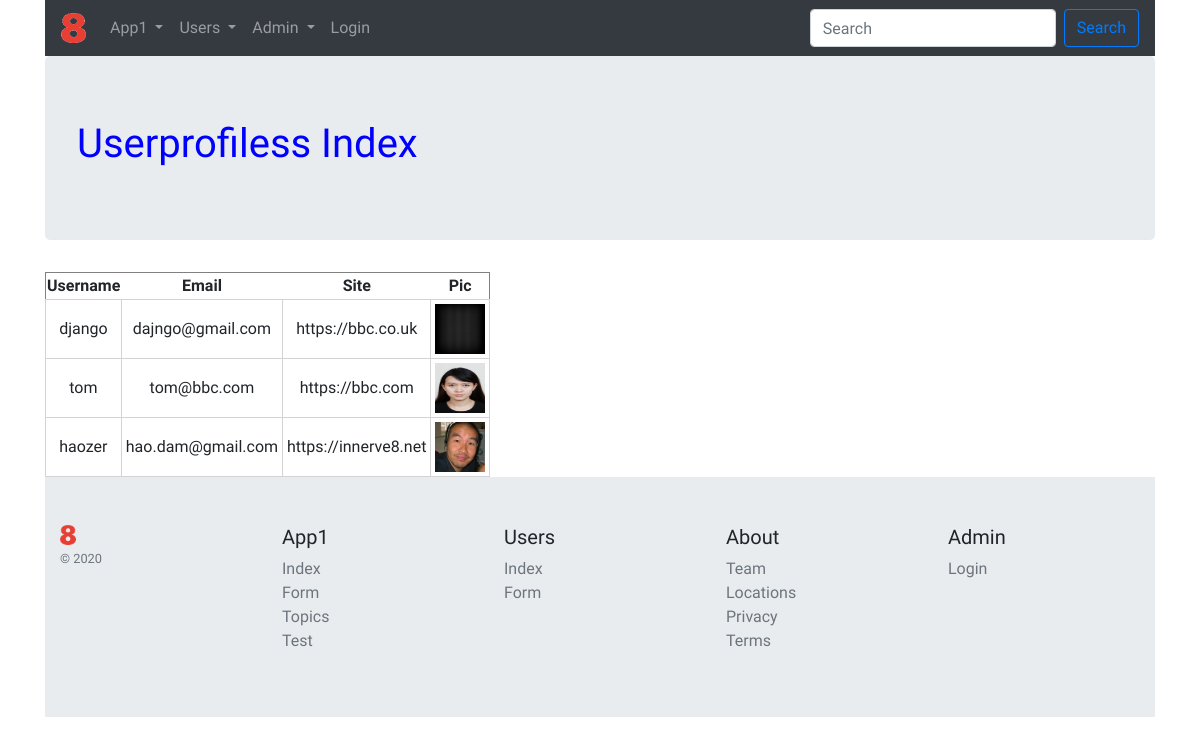
The app's page /userprofiles/ with its own data.
### userprofiles/models.py (models this page shows, shortened)
class UserProfiles(models.Model):
  user = models.OneToOneField(User, on_delete=models.CASCADE,)
  portfolio_site = models.URLField(blank=True)
  profile_pic = models.ImageField(upload_to='profile_pics', blank=True)

### userprofiles/views.py (the view)
# urls.py: path('', views.index, name='index'),
def index(request):
  user_list = UserProfiles.objects.order_by('portfolio_site')
  user_dict = {'user_records':user_list}
  return render(request, 'userprofiles/index.html', context=user_dict)

### templates/userprofiles/index.html (shortened to what this page needs)
<!DOCTYPE html>
{% extends 'base.html' %}
{% load static %}
{% block body_block %}
  <div class="jumbotron">
    <h1>Userprofiless Index</h1>
  </div>
  <div class="Table-Records">
    {% if user_records %}
      <table>
        <thead>
          <th>Username</th>
          <th>Email</th>
          <th>Site</th>
          <th>Pic</th>
        </thead>
        <tbody>
        {% for user in user_records %}
        <tr>
          <td>{{ user.user.username }}</td>
          <td>{{ user.user.email }}</td>
          <td>{{ user.portfolio_site }}</td>
          <td><img src="{% get_media_prefix %}{{ user.profile_pic }}" width="50" height="50"/></td>
        </tr>
        {% endfor %}
        </tbody>
      </table>
    {% else %}
      <p>No Data</p>
    {% endif %}
  </div>
{% endblock %}

### static/css/main.css (style rules this page uses)
html, body { font-family: 'Ubuntu', sans-serif !important; }
h1 { color: blue; }
table { border: 1px solid grey; }
th { font-weight: bold; }
td { padding: 4px; border: 1px solid lightgray; }
.Table-Records { text-align: center; margin: 0 auto; }

### records on screen
UserProfiles: user.username "django", user.email "dajngo@gmail.com", portfolio_site "https://bbc.co.uk", profile_pic (picture)
UserProfiles: user.username "tom", user.email "tom@bbc.com", portfolio_site "https://bbc.com", profile_pic (picture)
UserProfiles: user.username "haozer", user.email "hao.dam@gmail.com", portfolio_site "https://innerve8.net", profile_pic (picture)
